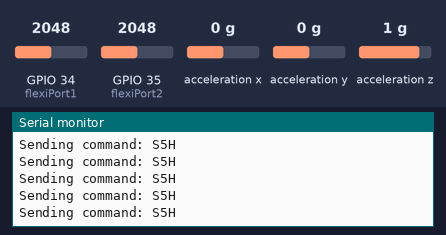
Recording of a sketch running on a simulated ESP32. Parts: the last lines printed to the serial monitor. Wiring (inferred from the names in the program): ADXL345 accelerometer at I2C address 0x1D. The test bench sets the inputs (shaded band); at power-on: acceleration x 0 g, GPIO 34 (flexiPort1) = 2048, GPIO 35 (flexiPort2) = 2048, acceleration y 0 g, acceleration z 1 g. WiFi joins after 1.5 s; servers stay silent unless stated.

Above: at 3.7 s.
3.8 s: acceleration x set to -1.4 g
At 4.07 s:
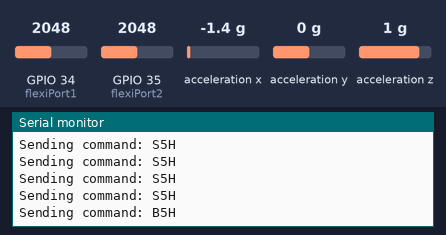
6.0 s: acceleration x set to 0.8 g
At 6.28 s:
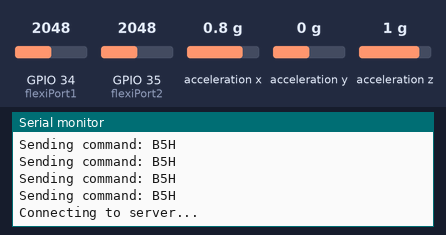
8.2 s: GPIO 34 (flexiPort1) set to 460
At 8.29 s:
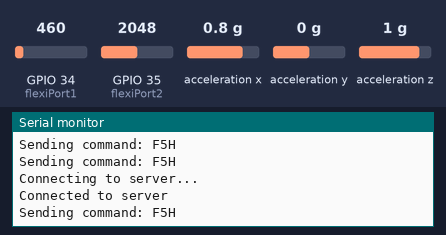
9.7 s: GPIO 34 (flexiPort1) set to 122
At 9.7 s:
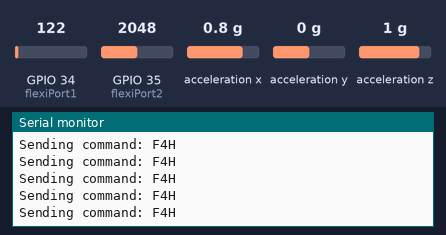
Timing chart, 0 to 12.2 s (numbered marks = the images above; inputs shaded):
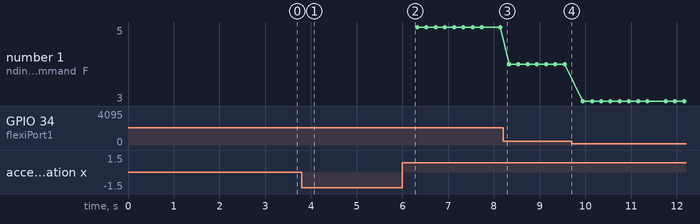

The sketch:

esp32GloveMain.ino
```cpp
#include <Wire.h>
#include <WiFi.h>

#define ADXL345_ADDRESS 0x1D
#define POWER_CTL 0x2D
#define DATA_FORMAT 0x31
#define DATAX0 0x32
#define I2C_SDA 21
#define I2C_SCL 22

const char* ssid = "car";
const char* password = "123456789";
const char* serverIP = "192.168.4.1";
const int serverPort = 80;

float thresholdX = 0.4;
float thresholdY = 0.7;

WiFiClient client;
bool connected = false;

const int flexiPort1 = 34;
const int flexiPort2 = 35;

int flexiValue1 = 0, flexiValue2 = 0;

void setup() {
  Serial.begin(115200);
  delay(1000);
  pinMode(flexiPort1, INPUT);
  pinMode(flexiPort2, INPUT);

  Wire.begin(I2C_SDA, I2C_SCL);

  // Initialize the ADXL345 sensor
  Wire.beginTransmission(ADXL345_ADDRESS);
  Wire.write(POWER_CTL);
  Wire.write(0x08); // Wake up the sensor
  Wire.endTransmission();

  Wire.beginTransmission(ADXL345_ADDRESS);
  Wire.write(DATA_FORMAT);
  Wire.write(0x0B); // Full resolution, ±16g
  Wire.endTransmission();

  // Setup WiFi
  WiFi.begin(ssid, password);
  while (WiFi.status() != WL_CONNECTED) {
      delay(500);
      Serial.print(".");
  }
  Serial.println("\nWiFi connected");
}

void loop() {
  String direction = "S";
  String speed = "0";
  String horn = "x";

  // Reading flexi values
  flexiValue1 = analogRead(flexiPort1);
  flexiValue2 = analogRead(flexiPort2);

  // Serial.print("Flex 1: ");
  // Serial.println(flexiValue1);
  // Serial.print("Flex 2: ");
  // Serial.println(flexiValue2);

  if(flexiValue1 == 0) speed = "0";
  else if(flexiValue1 < 50) speed = "1";
  else if(flexiValue1 < 100) speed = "2";
  else if(flexiValue1 < 300) speed = "3";
  else if(flexiValue1 < 500) speed = "4";
  else speed = "5";

  if(flexiValue2 == 0) horn = "x";
  else horn = "H";


  // Ensure TCP connection
  if (!client.connected()) {
      connected = false;
      Serial.println("Connecting to server...");
      if (client.connect(serverIP, serverPort)) {
          Serial.println("Connected to server");
          connected = true;
      } else {
          Serial.println("Connection failed");
          delay(1000);
          return;
      }
  }

  // Request data from ADXL345
  Wire.beginTransmission(ADXL345_ADDRESS);
  Wire.write(DATAX0);
  Wire.endTransmission();

  Wire.requestFrom(ADXL345_ADDRESS, 6);
  if (Wire.available() == 6) {
    int16_t x = Wire.read() | (Wire.read() << 8);
    int16_t y = Wire.read() | (Wire.read() << 8);
    int16_t z = Wire.read() | (Wire.read() << 8);

    float x_g = x * 0.004; // Convert to g-force
    float y_g = y * 0.004;
    float z_g = z * 0.004;

    // Print accelerations
    // Serial.printf("X: %.2f g, Y: %.2f g, Z: %.2f g\n", x_g, y_g, z_g);

    // Check thresholds and send commands

    // flag for whether we did any change, if not stop
    bool fg = 0;
    if (x_g > thresholdX) {
      direction ="F";
      fg = 1;
    } else if (x_g < -thresholdX) {
      direction = "B";
      fg = 1;
    }

    if(!fg){
      if (y_g > thresholdY) {
        direction ="L";
      }else if (y_g < -thresholdY) {
        direction ="R";
      }else{
        direction = "S";
      }
    }
  }else{
    direction = "S";
  }

  sendCommandToCar(direction, speed, horn);

  delay(200);
}

void sendCommandToCar(String direction, String speed, String horn) {
  if (!client.connected()) {
      Serial.println("Not connected to server");
      return;
  }
  String command = direction + speed + horn;
  // String command = "L" + speed + horn;
  Serial.println("Sending command: " +command);
  // client.print(direction);
  // client.print(speed);
  // client.print(horn);
  //client.connect(serverIP, serverPort);
  client.print(command + "\r\n"); // Send command with newline
}
```

Measured:
- after the input at 3.8 s, the serial monitor: prints a new line after 0.11 s (image 1)
- plotted number 1: 5 → 4 after the input at 8.2 s, 4 → 3 after the input at 9.7 s
